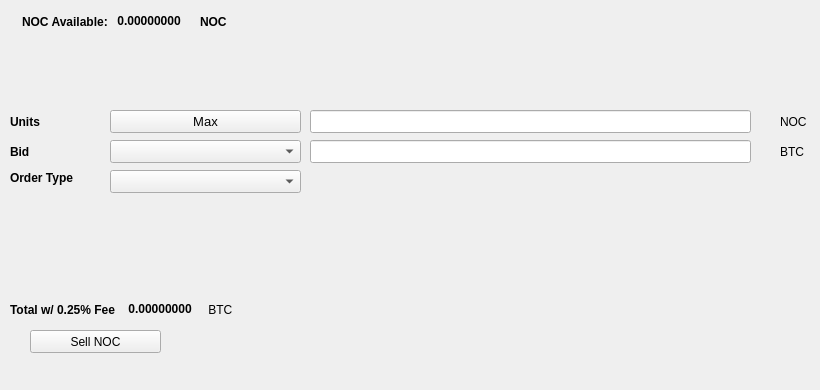
   <widget class="QWidget" name="SellTab">
    <attribute name="title">
     <string>Sell</string>
    </attribute>
    <widget class="QLabel" name="label_16">
     <property name="geometry">
      <rect>
       <x>780</x>
       <y>140</y>
       <width>31</width>
       <height>23</height>
      </rect>
     </property>
     <property name="text">
      <string>BTC</string>
     </property>
    </widget>
    <widget class="QComboBox" name="SellBidcomboBox">
     <property name="geometry">
      <rect>
       <x>110</x>
       <y>140</y>
       <width>191</width>
       <height>23</height>
      </rect>
     </property>
     <property name="font">
      <font>
       <pointsize>10</pointsize>
      </font>
     </property>
    </widget>
    <widget class="QLabel" name="label_18">
     <property name="geometry">
      <rect>
       <x>10</x>
       <y>110</y>
       <width>46</width>
       <height>23</height>
      </rect>
     </property>
     <property name="font">
      <font>
       <weight>75</weight>
       <bold>true</bold>
      </font>
     </property>
     <property name="text">
      <string>Units</string>
     </property>
    </widget>
    <widget class="QPushButton" name="Sell_Max_Amount">
     <property name="geometry">
      <rect>
       <x>110</x>
       <y>110</y>
       <width>191</width>
       <height>23</height>
      </rect>
     </property>
     <property name="font">
      <font>
       <pointsize>10</pointsize>
      </font>
     </property>
     <property name="text">
      <string>Max</string>
     </property>
    </widget>
    <widget class="QLabel" name="label_20">
     <property name="geometry">
      <rect>
       <x>10</x>
       <y>170</y>
       <width>91</width>
       <height>16</height>
      </rect>
     </property>
     <property name="font">
      <font>
       <weight>75</weight>
       <bold>true</bold>
      </font>
     </property>
     <property name="text">
      <string>Order Type</string>
     </property>
    </widget>
    <widget class="QComboBox" name="SellOrdertypeCombo">
     <property name="geometry">
      <rect>
       <x>110</x>
       <y>170</y>
       <width>191</width>
       <height>23</height>
      </rect>
     </property>
     <property name="font">
      <font>
       <pointsize>10</pointsize>
      </font>
     </property>
    </widget>
    <widget class="QLabel" name="label_21">
     <property name="geometry">
      <rect>
       <x>10</x>
       <y>140</y>
       <width>46</width>
       <height>23</height>
      </rect>
     </property>
     <property name="font">
      <font>
       <weight>75</weight>
       <bold>true</bold>
      </font>
     </property>
     <property name="text">
      <string>Bid</string>
     </property>
    </widget>
    <widget class="QLabel" name="label_22">
     <property name="geometry">
      <rect>
       <x>780</x>
       <y>110</y>
       <width>31</width>
       <height>23</height>
      </rect>
     </property>
     <property name="text">
      <string>NOC</string>
     </property>
    </widget>
    <widget class="QLineEdit" name="UnitsInputICH">
     <property name="geometry">
      <rect>
       <x>310</x>
       <y>110</y>
       <width>441</width>
       <height>23</height>
      </rect>
     </property>
     <property name="font">
      <font>
       <pointsize>9</pointsize>
       <weight>75</weight>
       <bold>true</bold>
      </font>
     </property>
    </widget>
    <widget class="QLineEdit" name="SellBidPriceEdit">
     <property name="geometry">
      <rect>
       <x>310</x>
       <y>140</y>
       <width>441</width>
       <height>23</height>
      </rect>
     </property>
     <property name="font">
      <font>
       <pointsize>9</pointsize>
       <weight>75</weight>
       <bold>true</bold>
      </font>
     </property>
    </widget>
    <widget class="QPushButton" name="SellICHBTN">
     <property name="geometry">
      <rect>
       <x>30</x>
       <y>330</y>
       <width>131</width>
       <height>23</height>
      </rect>
     </property>
     <property name="text">
      <string>Sell NOC</string>
     </property>
     <property name="icon">
      <iconset resource="../nocnoc">
       <normaloff>:/icons/bitcoin</normaloff>:/icons/bitcoin</iconset>
     </property>
    </widget>
    <widget class="QWidget" name="layoutWidget3">
     <property name="geometry">
      <rect>
       <x>22</x>
       <y>12</y>
       <width>258</width>
       <height>19</height>
      </rect>
     </property>
     <layout class="QHBoxLayout" name="horizontalLayout">
      <item>
       <widget class="QLabel" name="label232_2">
        <property name="font">
         <font>
          <weight>75</weight>
          <bold>true</bold>
         </font>
        </property>
        <property name="text">
         <string>NOC Available:</string>
        </property>
       </widget>
      </item>
      <item>
       <widget class="QLabel" name="ICHAvailableLabel">
        <property name="palette">
         <palette>
          <active>
           <colorrole role="WindowText">
            <brush brushstyle="SolidPattern">
             <color alpha="255">
              <red>0</red>
              <green>0</green>
              <blue>0</blue>
             </color>
            </brush>
           </colorrole>
           <colorrole role="Button">
            <brush brushstyle="SolidPattern">
             <color alpha="255">
              <red>0</red>
              <green>170</green>
              <blue>0</blue>
             </color>
            </brush>
           </colorrole>
           <colorrole role="Light">
            <brush brushstyle="SolidPattern">
             <color alpha="255">
              <red>0</red>
              <green>255</green>
              <blue>0</blue>
             </color>
            </brush>
           </colorrole>
           <colorrole role="Midlight">
            <brush brushstyle="SolidPattern">
             <color alpha="255">
              <red>0</red>
              <green>212</green>
              <blue>0</blue>
             </color>
            </brush>
           </colorrole>
           <colorrole role="Dark">
            <brush brushstyle="SolidPattern">
             <color alpha="255">
              <red>0</red>
              <green>85</green>
              <blue>0</blue>
             </color>
            </brush>
           </colorrole>
           <colorrole role="Mid">
            <brush brushstyle="SolidPattern">
             <color alpha="255">
              <red>0</red>
              <green>113</green>
              <blue>0</blue>
             </color>
            </brush>
           </colorrole>
           <colorrole role="Text">
            <brush brushstyle="SolidPattern">
             <color alpha="255">
              <red>0</red>
              <green>170</green>
              <blue>0</blue>
             </color>
            </brush>
           </colorrole>
           <colorrole role="BrightText">
            <brush brushstyle="SolidPattern">
             <color alpha="255">
              <red>255</red>
              <green>255</green>
              <blue>255</blue>
             </color>
            </brush>
           </colorrole>
           <colorrole role="ButtonText">
            <brush brushstyle="SolidPattern">
             <color alpha="255">
              <red>0</red>
              <green>0</green>
              <blue>0</blue>
             </color>
            </brush>
           </colorrole>
           <colorrole role="Base">
            <brush brushstyle="SolidPattern">
             <color alpha="255">
              <red>255</red>
              <green>255</green>
              <blue>255</blue>
             </color>
            </brush>
           </colorrole>
           <colorrole role="Window">
            <brush brushstyle="SolidPattern">
             <color alpha="255">
              <red>0</red>
              <green>170</green>
              <blue>0</blue>
             </color>
            </brush>
           </colorrole>
           <colorrole role="Shadow">
            <brush brushstyle="SolidPattern">
             <color alpha="255">
              <red>0</red>
              <green>0</green>
              <blue>0</blue>
             </color>
            </brush>
           </colorrole>
           <colorrole role="AlternateBase">
            <brush brushstyle="SolidPattern">
             <color alpha="255">
              <red>127</red>
              <green>212</green>
              <blue>127</blue>
             </color>
            </brush>
           </colorrole>
           <colorrole role="ToolTipBase">
            <brush brushstyle="SolidPattern">
             <color alpha="255">
              <red>255</red>
              <green>255</green>
              <blue>220</blue>
             </color>
            </brush>
           </colorrole>
           <colorrole role="ToolTipText">
            <brush brushstyle="SolidPattern">
             <color alpha="255">
              <red>0</red>
              <green>0</green>
              <blue>0</blue>
             </color>
            </brush>
           </colorrole>
          </active>
          <inactive>
           <colorrole role="WindowText">
            <brush brushstyle="SolidPattern">
             <color alpha="255">
              <red>0</red>
              <green>0</green>
              <blue>0</blue>
             </color>
            </brush>
           </colorrole>
           <colorrole role="Button">
            <brush brushstyle="SolidPattern">
             <color alpha="255">
              <red>0</red>
              <green>170</green>
              <blue>0</blue>
             </color>
            </brush>
           </colorrole>
           <colorrole role="Light">
            <brush brushstyle="SolidPattern">
             <color alpha="255">
              <red>0</red>
              <green>255</green>
              <blue>0</blue>
             </color>
            </brush>
           </colorrole>
           <colorrole role="Midlight">
            <brush brushstyle="SolidPattern">
             <color alpha="255">
              <red>0</red>
              <green>212</green>
              <blue>0</blue>
             </color>
            </brush>
           </colorrole>
           <colorrole role="Dark">
            <brush brushstyle="SolidPattern">
             <color alpha="255">
              <red>0</red>
              <green>85</green>
              <blue>0</blue>
             </color>
            </brush>
           </colorrole>
           <colorrole role="Mid">
            <brush brushstyle="SolidPattern">
             <color alpha="255">
              <red>0</red>
              <green>113</green>
              <blue>0</blue>
             </color>
            </brush>
           </colorrole>
           <colorrole role="Text">
            <brush brushstyle="SolidPattern">
             <color alpha="255">
              <red>0</red>
              <green>170</green>
              <blue>0</blue>
             </color>
            </brush>
           </colorrole>
           <colorrole role="BrightText">
            <brush brushstyle="SolidPattern">
             <color alpha="255">
              <red>255</red>
              <green>255</green>
              <blue>255</blue>
             </color>
            </brush>
           </colorrole>
           <colorrole role="ButtonText">
            <brush brushstyle="SolidPattern">
             <color alpha="255">
              <red>0</red>
              <green>0</green>
              <blue>0</blue>
             </color>
            </brush>
           </colorrole>
           <colorrole role="Base">
            <brush brushstyle="SolidPattern">
             <color alpha="255">
              <red>255</red>
              <green>255</green>
              <blue>255</blue>
             </color>
            </brush>
           </colorrole>
           <colorrole role="Window">
            <brush brushstyle="SolidPattern">
             <color alpha="255">
              <red>0</red>
              <green>170</green>
              <blue>0</blue>
             </color>
            </brush>
           </colorrole>
           <colorrole role="Shadow">
            <brush brushstyle="SolidPattern">
             <color alpha="255">
              <red>0</red>
              <green>0</green>
              <blue>0</blue>
             </color>
            </brush>
           </colorrole>
           <colorrole role="AlternateBase">
            <brush brushstyle="SolidPattern">
             <color alpha="255">
              <red>127</red>
              <green>212</green>
              <blue>127</blue>
             </color>
            </brush>
           </colorrole>
           <colorrole role="ToolTipBase">
            <brush brushstyle="SolidPattern">
             <color alpha="255">
              <red>255</red>
              <green>255</green>
              <blue>220</blue>
             </color>
            </brush>
           </colorrole>
           <colorrole role="ToolTipText">
            <brush brushstyle="SolidPattern">
             <color alpha="255">
              <red>0</red>
              <green>0</green>
              <blue>0</blue>
             </color>
            </brush>
           </colorrole>
          </inactive>
          <disabled>
           <colorrole role="WindowText">
            <brush brushstyle="SolidPattern">
             <color alpha="255">
              <red>0</red>
              <green>85</green>
              <blue>0</blue>
             </color>
            </brush>
           </colorrole>
           <colorrole role="Button">
            <brush brushstyle="SolidPattern">
             <color alpha="255">
              <red>0</red>
              <green>170</green>
              <blue>0</blue>
             </color>
            </brush>
           </colorrole>
           <colorrole role="Light">
            <brush brushstyle="SolidPattern">
             <color alpha="255">
              <red>0</red>
              <green>255</green>
              <blue>0</blue>
             </color>
            </brush>
           </colorrole>
           <colorrole role="Midlight">
            <brush brushstyle="SolidPattern">
             <color alpha="255">
              <red>0</red>
              <green>212</green>
              <blue>0</blue>
             </color>
            </brush>
           </colorrole>
           <colorrole role="Dark">
            <brush brushstyle="SolidPattern">
             <color alpha="255">
              <red>0</red>
              <green>85</green>
              <blue>0</blue>
             </color>
            </brush>
           </colorrole>
           <colorrole role="Mid">
            <brush brushstyle="SolidPattern">
             <color alpha="255">
              <red>0</red>
              <green>113</green>
              <blue>0</blue>
             </color>
            </brush>
           </colorrole>
           <colorrole role="Text">
            <brush brushstyle="SolidPattern">
             <color alpha="255">
              <red>0</red>
              <green>85</green>
              <blue>0</blue>
             </color>
            </brush>
           </colorrole>
           <colorrole role="BrightText">
            <brush brushstyle="SolidPattern">
             <color alpha="255">
              <red>255</red>
              <green>255</green>
              <blue>255</blue>
             </color>
            </brush>
           </colorrole>
           <colorrole role="ButtonText">
            <brush brushstyle="SolidPattern">
             <color alpha="255">
              <red>0</red>
              <green>85</green>
              <blue>0</blue>
             </color>
            </brush>
           </colorrole>
           <colorrole role="Base">
            <brush brushstyle="SolidPattern">
             <color alpha="255">
              <red>0</red>
              <green>170</green>
              <blue>0</blue>
             </color>
            </brush>
           </colorrole>
           <colorrole role="Window">
            <brush brushstyle="SolidPattern">
             <color alpha="255">
              <red>0</red>
              <green>170</green>
              <blue>0</blue>
             </color>
            </brush>
           </colorrole>
           <colorrole role="Shadow">
            <brush brushstyle="SolidPattern">
             <color alpha="255">
              <red>0</red>
              <green>0</green>
              <blue>0</blue>
             </color>
            </brush>
           </colorrole>
           <colorrole role="AlternateBase">
            <brush brushstyle="SolidPattern">
             <color alpha="255">
              <red>0</red>
              <green>170</green>
              <blue>0</blue>
             </color>
            </brush>
           </colorrole>
           <colorrole role="ToolTipBase">
            <brush brushstyle="SolidPattern">
             <color alpha="255">
              <red>255</red>
              <green>255</green>
              <blue>220</blue>
             </color>
            </brush>
           </colorrole>
           <colorrole role="ToolTipText">
            <brush brushstyle="SolidPattern">
             <color alpha="255">
              <red>0</red>
              <green>0</green>
              <blue>0</blue>
             </color>
            </brush>
           </colorrole>
          </disabled>
         </palette>
        </property>
        <property name="font">
         <font>
          <weight>75</weight>
          <bold>true</bold>
         </font>
        </property>
        <property name="text">
         <string> 0.00000000 </string>
        </property>
        <property name="textInteractionFlags">
         <set>Qt::LinksAccessibleByMouse|Qt::TextSelectableByKeyboard|Qt::TextSelectableByMouse</set>
        </property>
       </widget>
      </item>
      <item>
       <widget class="QLabel" name="labelICH">
        <property name="font">
         <font>
          <weight>75</weight>
          <bold>true</bold>
         </font>
        </property>
        <property name="text">
         <string>NOC</string>
        </property>
       </widget>
      </item>
     </layout>
    </widget>
    <widget class="QWidget" name="layoutWidget">
     <property name="geometry">
      <rect>
       <x>10</x>
       <y>300</y>
       <width>268</width>
       <height>19</height>
      </rect>
     </property>
     <layout class="QHBoxLayout" name="horizontalLayout_2">
      <item>
       <widget class="QLabel" name="label_19">
        <property name="font">
         <font>
          <weight>75</weight>
          <bold>true</bold>
         </font>
        </property>
        <property name="text">
         <string>Total w/ 0.25% Fee </string>
        </property>
       </widget>
      </item>
      <item>
       <widget class="QLabel" name="SellCostLabel">
        <property name="palette">
         <palette>
          <active>
           <colorrole role="WindowText">
            <brush brushstyle="SolidPattern">
             <color alpha="255">
              <red>0</red>
              <green>0</green>
              <blue>0</blue>
             </color>
            </brush>
           </colorrole>
           <colorrole role="Button">
            <brush brushstyle="SolidPattern">
             <color alpha="255">
              <red>0</red>
              <green>170</green>
              <blue>0</blue>
             </color>
            </brush>
           </colorrole>
           <colorrole role="Light">
            <brush brushstyle="SolidPattern">
             <color alpha="255">
              <red>0</red>
              <green>255</green>
              <blue>0</blue>
             </color>
            </brush>
           </colorrole>
           <colorrole role="Midlight">
            <brush brushstyle="SolidPattern">
             <color alpha="255">
              <red>0</red>
              <green>212</green>
              <blue>0</blue>
             </color>
            </brush>
           </colorrole>
           <colorrole role="Dark">
            <brush brushstyle="SolidPattern">
             <color alpha="255">
              <red>0</red>
              <green>85</green>
              <blue>0</blue>
             </color>
            </brush>
           </colorrole>
           <colorrole role="Mid">
            <brush brushstyle="SolidPattern">
             <color alpha="255">
              <red>0</red>
              <green>113</green>
              <blue>0</blue>
             </color>
            </brush>
           </colorrole>
           <colorrole role="Text">
            <brush brushstyle="SolidPattern">
             <color alpha="255">
              <red>0</red>
              <green>170</green>
              <blue>0</blue>
             </color>
            </brush>
           </colorrole>
           <colorrole role="BrightText">
            <brush brushstyle="SolidPattern">
             <color alpha="255">
              <red>255</red>
              <green>255</green>
              <blue>255</blue>
             </color>
            </brush>
           </colorrole>
           <colorrole role="ButtonText">
            <brush brushstyle="SolidPattern">
             <color alpha="255">
              <red>0</red>
              <green>0</green>
              <blue>0</blue>
             </color>
            </brush>
           </colorrole>
           <colorrole role="Base">
            <brush brushstyle="SolidPattern">
             <color alpha="255">
              <red>255</red>
              <green>255</green>
              <blue>255</blue>
             </color>
            </brush>
           </colorrole>
           <colorrole role="Window">
            <brush brushstyle="SolidPattern">
             <color alpha="255">
              <red>0</red>
              <green>170</green>
              <blue>0</blue>
             </color>
            </brush>
           </colorrole>
           <colorrole role="Shadow">
            <brush brushstyle="SolidPattern">
             <color alpha="255">
              <red>0</red>
              <green>0</green>
              <blue>0</blue>
             </color>
            </brush>
           </colorrole>
           <colorrole role="AlternateBase">
            <brush brushstyle="SolidPattern">
             <color alpha="255">
              <red>127</red>
              <green>212</green>
              <blue>127</blue>
             </color>
            </brush>
           </colorrole>
           <colorrole role="ToolTipBase">
            <brush brushstyle="SolidPattern">
             <color alpha="255">
              <red>255</red>
              <green>255</green>
              <blue>220</blue>
             </color>
            </brush>
           </colorrole>
           <colorrole role="ToolTipText">
            <brush brushstyle="SolidPattern">
             <color alpha="255">
              <red>0</red>
              <green>0</green>
              <blue>0</blue>
             </color>
            </brush>
           </colorrole>
          </active>
          <inactive>
           <colorrole role="WindowText">
            <brush brushstyle="SolidPattern">
             <color alpha="255">
              <red>0</red>
              <green>0</green>
              <blue>0</blue>
             </color>
            </brush>
           </colorrole>
           <colorrole role="Button">
            <brush brushstyle="SolidPattern">
             <color alpha="255">
              <red>0</red>
              <green>170</green>
              <blue>0</blue>
             </color>
            </brush>
           </colorrole>
           <colorrole role="Light">
            <brush brushstyle="SolidPattern">
             <color alpha="255">
              <red>0</red>
              <green>255</green>
              <blue>0</blue>
             </color>
            </brush>
           </colorrole>
           <colorrole role="Midlight">
            <brush brushstyle="SolidPattern">
             <color alpha="255">
              <red>0</red>
              <green>212</green>
              <blue>0</blue>
             </color>
            </brush>
           </colorrole>
           <colorrole role="Dark">
            <brush brushstyle="SolidPattern">
             <color alpha="255">
              <red>0</red>
              <green>85</green>
              <blue>0</blue>
             </color>
            </brush>
           </colorrole>
           <colorrole role="Mid">
            <brush brushstyle="SolidPattern">
             <color alpha="255">
              <red>0</red>
              <green>113</green>
              <blue>0</blue>
             </color>
            </brush>
           </colorrole>
           <colorrole role="Text">
            <brush brushstyle="SolidPattern">
             <color alpha="255">
              <red>0</red>
              <green>170</green>
              <blue>0</blue>
             </color>
            </brush>
           </colorrole>
           <colorrole role="BrightText">
            <brush brushstyle="SolidPattern">
             <color alpha="255">
              <red>255</red>
              <green>255</green>
              <blue>255</blue>
             </color>
            </brush>
           </colorrole>
           <colorrole role="ButtonText">
            <brush brushstyle="SolidPattern">
             <color alpha="255">
              <red>0</red>
              <green>0</green>
              <blue>0</blue>
             </color>
            </brush>
           </colorrole>
           <colorrole role="Base">
            <brush brushstyle="SolidPattern">
             <color alpha="255">
              <red>255</red>
              <green>255</green>
              <blue>255</blue>
             </color>
            </brush>
           </colorrole>
           <colorrole role="Window">
            <brush brushstyle="SolidPattern">
             <color alpha="255">
              <red>0</red>
              <green>170</green>
              <blue>0</blue>
             </color>
            </brush>
           </colorrole>
           <colorrole role="Shadow">
            <brush brushstyle="SolidPattern">
             <color alpha="255">
              <red>0</red>
              <green>0</green>
              <blue>0</blue>
             </color>
            </brush>
           </colorrole>
           <colorrole role="AlternateBase">
            <brush brushstyle="SolidPattern">
             <color alpha="255">
              <red>127</red>
              <green>212</green>
              <blue>127</blue>
             </color>
            </brush>
           </colorrole>
           <colorrole role="ToolTipBase">
            <brush brushstyle="SolidPattern">
             <color alpha="255">
              <red>255</red>
              <green>255</green>
              <blue>220</blue>
             </color>
            </brush>
           </colorrole>
           <colorrole role="ToolTipText">
            <brush brushstyle="SolidPattern">
             <color alpha="255">
              <red>0</red>
              <green>0</green>
              <blue>0</blue>
             </color>
            </brush>
           </colorrole>
          </inactive>
          <disabled>
           <colorrole role="WindowText">
            <brush brushstyle="SolidPattern">
             <color alpha="255">
              <red>0</red>
              <green>85</green>
              <blue>0</blue>
             </color>
            </brush>
           </colorrole>
           <colorrole role="Button">
            <brush brushstyle="SolidPattern">
             <color alpha="255">
              <red>0</red>
              <green>170</green>
              <blue>0</blue>
             </color>
            </brush>
           </colorrole>
           <colorrole role="Light">
            <brush brushstyle="SolidPattern">
             <color alpha="255">
              <red>0</red>
              <green>255</green>
              <blue>0</blue>
             </color>
            </brush>
           </colorrole>
           <colorrole role="Midlight">
            <brush brushstyle="SolidPattern">
             <color alpha="255">
              <red>0</red>
              <green>212</green>
              <blue>0</blue>
             </color>
            </brush>
           </colorrole>
           <colorrole role="Dark">
            <brush brushstyle="SolidPattern">
             <color alpha="255">
              <red>0</red>
              <green>85</green>
              <blue>0</blue>
             </color>
            </brush>
           </colorrole>
           <colorrole role="Mid">
            <brush brushstyle="SolidPattern">
             <color alpha="255">
              <red>0</red>
              <green>113</green>
              <blue>0</blue>
             </color>
            </brush>
           </colorrole>
           <colorrole role="Text">
            <brush brushstyle="SolidPattern">
             <color alpha="255">
              <red>0</red>
              <green>85</green>
              <blue>0</blue>
             </color>
            </brush>
           </colorrole>
           <colorrole role="BrightText">
            <brush brushstyle="SolidPattern">
             <color alpha="255">
              <red>255</red>
              <green>255</green>
              <blue>255</blue>
             </color>
            </brush>
           </colorrole>
           <colorrole role="ButtonText">
            <brush brushstyle="SolidPattern">
             <color alpha="255">
              <red>0</red>
              <green>85</green>
              <blue>0</blue>
             </color>
            </brush>
           </colorrole>
           <colorrole role="Base">
            <brush brushstyle="SolidPattern">
             <color alpha="255">
              <red>0</red>
              <green>170</green>
              <blue>0</blue>
             </color>
            </brush>
           </colorrole>
           <colorrole role="Window">
            <brush brushstyle="SolidPattern">
             <color alpha="255">
              <red>0</red>
              <green>170</green>
              <blue>0</blue>
             </color>
            </brush>
           </colorrole>
           <colorrole role="Shadow">
            <brush brushstyle="SolidPattern">
             <color alpha="255">
              <red>0</red>
              <green>0</green>
              <blue>0</blue>
             </color>
            </brush>
           </colorrole>
           <colorrole role="AlternateBase">
            <brush brushstyle="SolidPattern">
             <color alpha="255">
              <red>0</red>
              <green>170</green>
              <blue>0</blue>
             </color>
            </brush>
           </colorrole>
           <colorrole role="ToolTipBase">
            <brush brushstyle="SolidPattern">
             <color alpha="255">
              <red>255</red>
              <green>255</green>
              <blue>220</blue>
             </color>
            </brush>
           </colorrole>
           <colorrole role="ToolTipText">
            <brush brushstyle="SolidPattern">
             <color alpha="255">
              <red>0</red>
              <green>0</green>
              <blue>0</blue>
             </color>
            </brush>
           </colorrole>
          </disabled>
         </palette>
        </property>
        <property name="font">
         <font>
          <weight>75</weight>
          <bold>true</bold>
         </font>
        </property>
        <property name="autoFillBackground">
         <bool>false</bool>
        </property>
        <property name="text">
         <string> 0.00000000</string>
        </property>
        <property name="textInteractionFlags">
         <set>Qt::LinksAccessibleByMouse|Qt::TextSelectableByMouse</set>
        </property>
       </widget>
      </item>
      <item>
       <widget class="QLabel" name="label_17">
        <property name="font">
         <font>
          <weight>50</weight>
          <bold>false</bold>
         </font>
        </property>
        <property name="text">
         <string> BTC</string>
        </property>
       </widget>
      </item>
     </layout>
    </widget>
    <widget class="QLabel" name="label_23">
     <property name="geometry">
      <rect>
       <x>460</x>
       <y>300</y>
       <width>281</width>
       <height>81</height>
      </rect>
     </property>
     <property name="text">
      <string/>
     </property>
     <property name="pixmap">
      <pixmap>:/images/bittrex</pixmap>
     </property>
    </widget>
   </widget>
